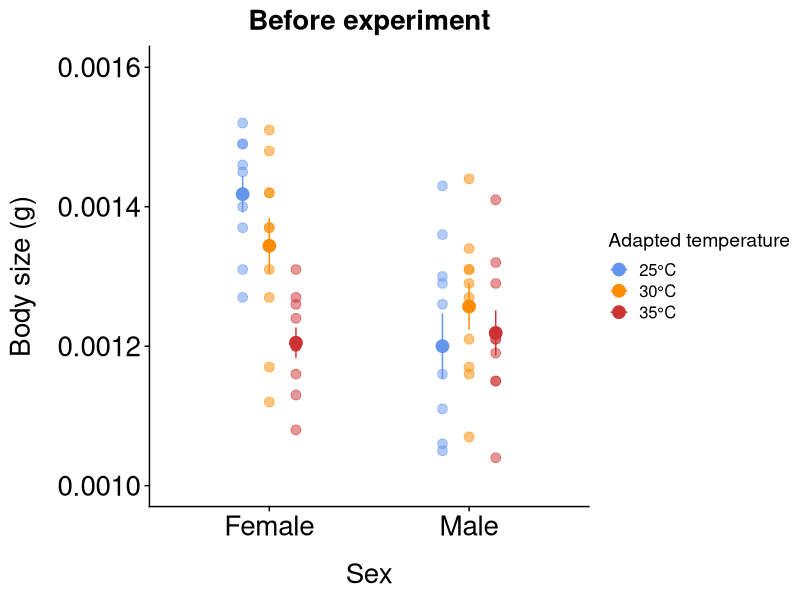

R code for this plot: (Note: this script raises an error after producing the figure.)
#load the packages that I need for this code
library(ggplot2)
library(tidyverse)
library(cowplot)
library(ggpubr)
library(dplyr)
library(car) #for running type 2 anovas
library(emmeans) #for running post-hoc tests on type 2 anovas

#Tess's ggplot theme
theme_tess <- function () { 
  theme_cowplot()+
    theme(axis.title.y = element_text(margin = margin(t = 0, r = 15, b = 0, l = 0)))+
    theme(axis.title.x = element_text(margin = margin(t = 15, r = 0, b = 0, l = 0)))+
    theme(axis.text.x=element_text(size=20))+
    theme(axis.text.y=element_text(size=20))+
    theme(axis.title.x=element_text(size=20))+
    theme(axis.title.y=element_text(size=20))+
    theme(plot.title = element_text(hjust = 0.5,size=20))+
    theme(axis.title.y=element_text(size=20))
}

#### PRE HEATWAVE ####

data <-read.csv("./data/preheatwavebodysize.csv",stringsAsFactors = FALSE,
                strip.white = TRUE, na.strings = c("NA",""))

#make adapted_temp a factor
data$adapted_temp <- factor(data$adapted_temp,
                            levels = c(25, 30, 35),
                            labels = c("25°C", "30°C", "35°C"))

#order the x axis raw data points
data <- data %>% 
  mutate(sex_temp = factor(paste(sex, adapted_temp),
      levels = c( "f 25°C", "f 30°C", "f 35°C", "m 25°C", "m 30°C", "m 35°C")))

#calculate summary stats
summary_data <- data %>%
  group_by(adapted_temp, sex) %>%
  summarise(mean = mean(weight),
            n=n(),
            sd = sd(weight),
            se = sd / sqrt(n))

#order the x axis summary stats
summary_data <- summary_data %>%
  mutate(sex_temp = factor(paste(sex, adapted_temp),
      levels = c("f 25°C", "f 30°C", "f 35°C", "m 25°C", "m 30°C", "m 35°C")))

summary_data$group_id <- interaction(summary_data$adapted_temp, summary_data$sex)
data$group_id <- interaction(data$adapted_temp, data$sex)

#------Plot------#

p_pre <- ggplot(summary_data, aes(x = sex, y = mean, color = adapted_temp)) +
  geom_point(size = 4, position = position_dodge(width = 0.4)) +
  geom_jitter(data = data,aes(x = sex, y = weight, color = adapted_temp),  #jitter the points
              position = position_jitterdodge(jitter.width = 0, dodge.width = 0.4), 
              size = 3, alpha = 0.5) +
  geom_errorbar(aes(ymin = mean - se, ymax = mean + se), #add error bars
                position = position_dodge(width = 0.4), width = 0) +
  scale_color_manual(values = c("25°C" = "cornflowerblue", "30°C" = "darkorange", "35°C" = "brown3"),  #assign colours to sex
                     name = "Adapted temperature") +
  scale_x_discrete(labels = c("Female", "Male")) +   #label the x-axis categories
  scale_y_continuous(limits = c(0.0010, 0.0016))+
  xlab("Sex") + #assign x- and y-axis labels
  ylab("Body size (g)") +
  labs(title = "Before experiment")+ #tess added this
  #guides(fill = "none", color = "none", shape = "none", linetype = "none")+#tess added this to suppress the legend
  theme_tess()

windows();p_pre #enables plot to open on a PC
#print(p_pre) #this opens the plot in a new window

#------Stats------#

#Two-way ANOVA
lm_bodysize <- lm(weight ~ adapted_temp * sex, data = data)
Anova(lm_bodysize, type="2")
#significant interaction
  
#Tukey test
emmeans(lm_bodysize, pairwise ~ adapted_temp | sex, adjust = "tukey")


####POST HEATWAVE ####

#TESS NOTE: ideally there should just be one body size dataset that has a column
#specifying if it's before the experiment or after. then you'd only have to do all these first steps once

#TESS NOTE: best not to call two different datasets "data" because then when you want to go back
#and re-run something, you have to reload the data each time

data <-read.csv("./data/postheatwavebodysize.csv",stringsAsFactors = FALSE,
                strip.white = TRUE, na.strings = c("NA",""))

#make adapted_temp a factor
data$adapted_temp <- factor(data$adapted_temp,
                            levels = c(25, 30, 35),
                            labels = c("25°C", "30°C", "35°C"))

#calculate the mean for each population/group
means <- data %>%
  drop_na(weight) %>%
  group_by(heatwave, adapted_temp, sex, group_id) %>%
  summarise(pop_mean = mean(weight))

#calculate summary stats using the means for each population
summary_data <- means %>%
  group_by(heatwave, adapted_temp, sex) %>%
  summarise(mean = mean(pop_mean),
            n=n(),
            sd = sd(pop_mean),
            se = sd / sqrt(n))

#make heatwave a factor in all data sets
summary_data$heatwave <- factor(summary_data$heatwave,
                                levels = c(0, 1),
                                labels = c("Control", "Treatment"))
data$heatwave <- factor(data$heatwave, levels = c(0, 1),
                        labels = c("Control", "Treatment"))

means$heatwave <- factor(means$heatwave, levels = c(0, 1),
                         labels = c("Control", "Treatment"))

summary_data$group_id <- interaction(summary_data$adapted_temp, summary_data$sex)
data$group_id <- interaction(data$adapted_temp, data$sex)

#order the x axis is all data sets
data <- data %>%
  mutate(sex_heatwave = factor(paste(sex, heatwave), 
                                levels = c("f Control", 
                                           "f Treatment", "m Control", 
                                           "m Treatment")))
means <- means %>%
  mutate(sex_heatwave = factor(paste(sex, heatwave), 
                               levels = c("f Control", "f Treatment", 
                                          "m Control", "m Treatment")))
summary_data <- summary_data %>%
  mutate(sex_heatwave = factor(paste(sex, heatwave), 
                               levels = c("f Control", "f Treatment", 
                                          "m Control", "m Treatment")))

#------Plot------#

p_post <- ggplot(summary_data, aes(x = sex_heatwave, y = mean, 
                color = adapted_temp, shape = heatwave)) +
  geom_point(size = 4, position = position_dodge(width = 0.4)) +
  geom_jitter(data = means,   aes(x = sex_heatwave, y = pop_mean, 
                                  color = adapted_temp,shape = heatwave),
              position = position_jitterdodge(jitter.width = 0, dodge.width = 0.4), 
              size = 3, alpha = 0.5) +
  geom_errorbar(aes(ymin = mean - se, ymax = mean + se), #add error bars
                position = position_dodge(width = 0.4),
                width = 0) +
  scale_color_manual(
    values = c("25°C" = "cornflowerblue", "30°C" = "darkorange", "35°C" = "brown3"),   #assign colours to sex
    name = "Adapted temperature")+
  scale_shape_manual(values = c("Control" = 16, "Treatment" = 17),  #assign shapes to heatwave
                     name = "Heatwave") +  #label the x-axis categories
  scale_y_continuous(limits = c(0.0010, 0.0016))+
  scale_x_discrete(breaks = c("f Control", "f Treatment", 
                             "m Control", "m Treatment"),
                        labels = c("Female", "Female", "Male", "Male")) +
  xlab("Sex") + #assign x- and y-axis labels
  ylab("") + #Tess removed this because it's on the other panel, dont need it here
  labs(title = "End of experiment")+ #tess added this
  theme_tess()



#### COMBINED FIGURE ####

#create a single set of legends that apply to both plots
legend <- get_legend(
  p_post +theme(legend.position = "right"))

  
#remove the individual legends from both plots
p_pre_noleg  <- p_pre  + theme(legend.position = "none")
p_post_noleg <- p_post + theme(legend.position = "none")
  
#combine the new legend-less plots with the new legend
combined <- plot_grid(plot_grid(p_pre_noleg, p_post_noleg, labels = c("A", "B"),
                                  label_size = 20, ncol = 2, align = "hv"),
                                  legend, rel_widths = c(1, 0.23))
  
#save the final plot - TESS NOTE: I increased the dimensions because it was too zoomed in (points and font too large)
ggsave(filename = "./figures/Taresabodysizebeforeafter.pdf",
         plot = combined, width = 40, height = 18, units = "cm", dpi = 300)
  
# Taresa says: Should the plots have the same y axis scale/one scale for both panels
# Also I was having trouble making it so that female and male only appear once on the x axis of the second panel
# Should the two females and two males on panel B be closer together as well? 

#Tess says: let's work on the x axis together in meeting. 
#yes, I made y axes the same 


#------Stats------#

#TESS SAYS: you were missing heatwave in your anova - I added it
#Three way anova
lm_bodysize <- lm(weight ~ adapted_temp * sex*heatwave, data = data)
Anova(lm_bodysize, type="2")


#significant interaction between sex and heatwave
#strong effect of sex (females larger), significant effect of adapted temp (cold adapted larger)
#let's discuss what this means
